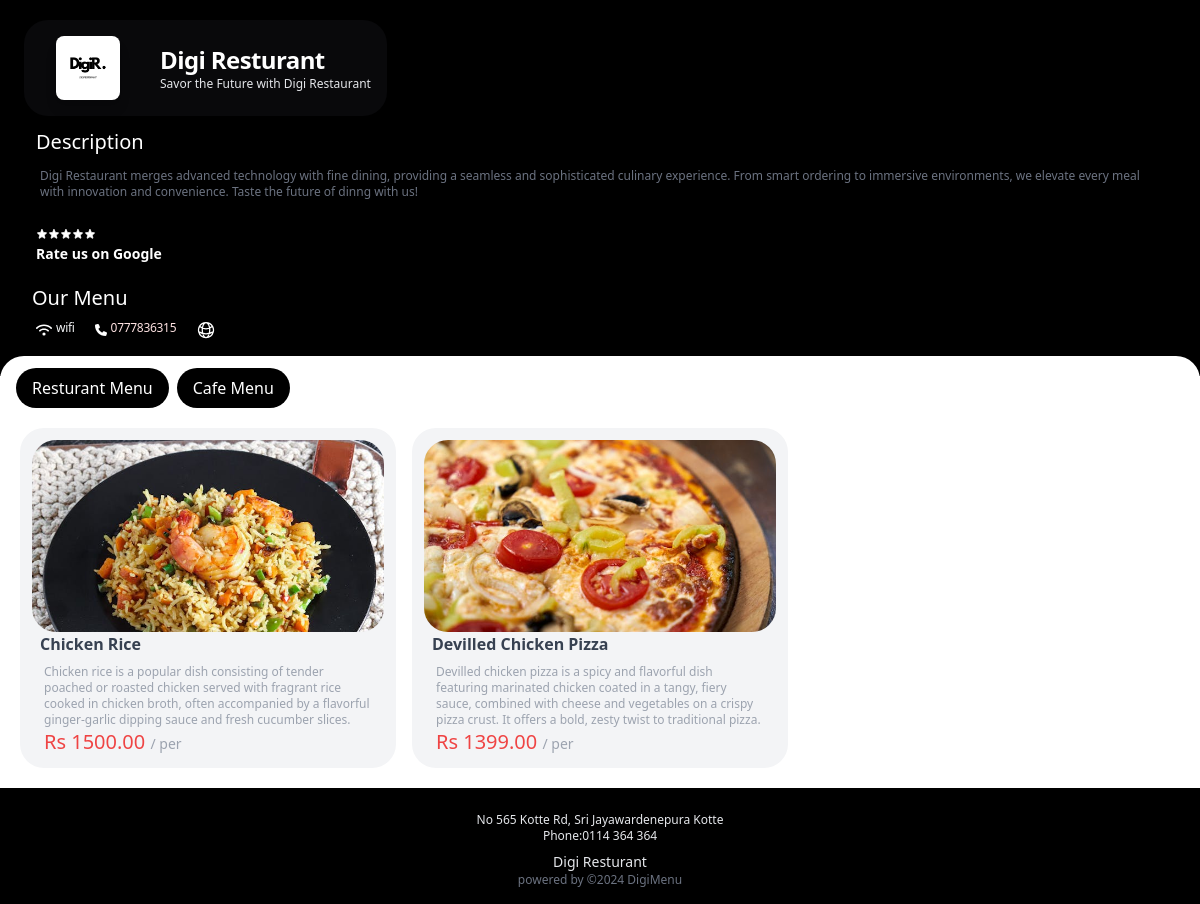
The page /app/1/2/ on the database as committed earlier.
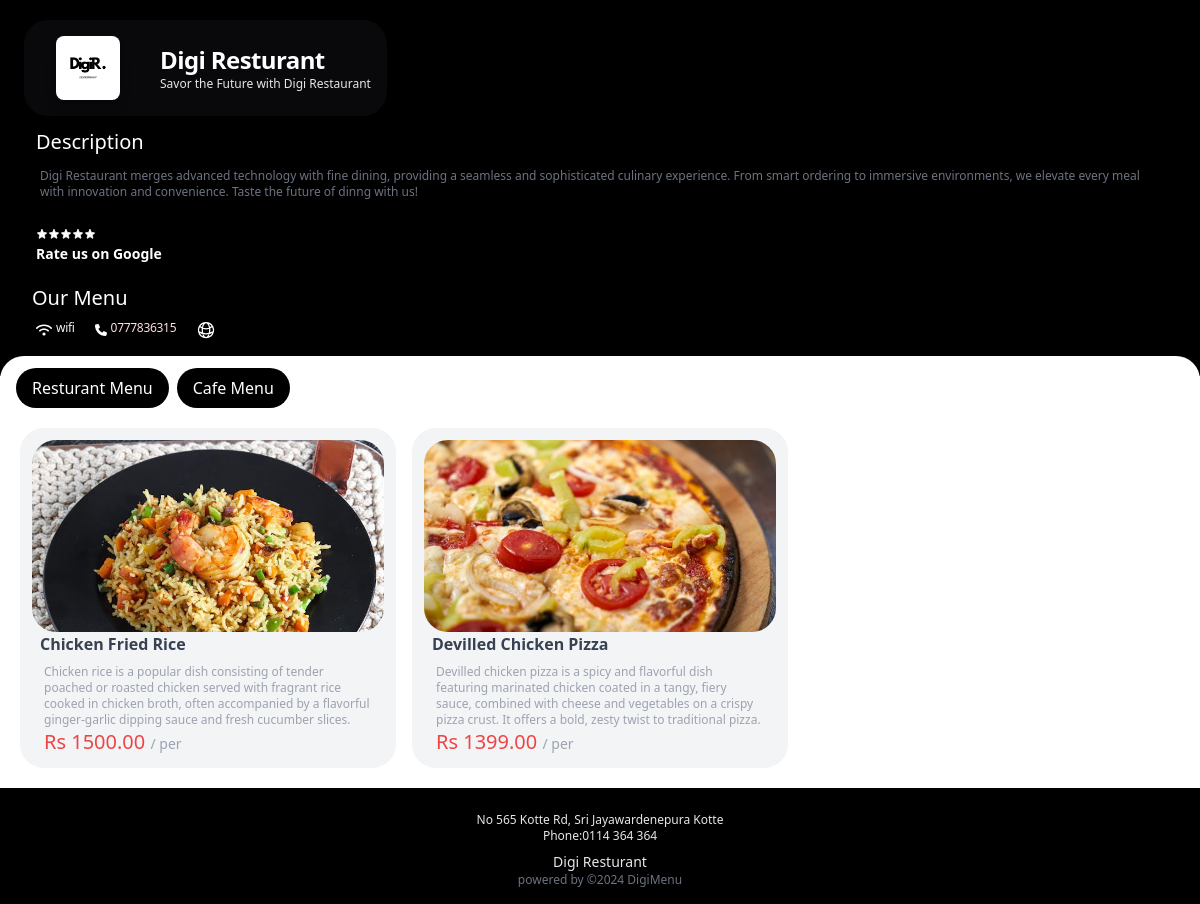
The same page on the database as committed later.
### main/models.py (models this page shows)
class Product(models.Model):
	name = models.CharField(max_length=100)
	price = models.DecimalField(default=0, decimal_places=2, max_digits=6)
	menu = models.ForeignKey(Menu, on_delete=models.CASCADE, default=1)
	description = models.CharField(max_length=250, default='0', blank=True, null=True)
	image = models.ImageField(upload_to='uploads/product/',blank=True, null=True )
	is_sale = models.BooleanField(default=False)
	sale_price = models.DecimalField(default=0, decimal_places=2, max_digits=6)
	def __str__(self):
		return f"{self.name} {self.menu}"

### main/views.py (the view)
# urls.py: path('<int:resturant_id>/<int:menu_id>/', views.menu, name='menu'),
def menu(request, resturant_id, menu_id):
    profile = get_object_or_404(Profile, id=resturant_id)
    current_menu = get_object_or_404(Menu, user=profile.user, id=menu_id)
    menus = Menu.objects.filter(user=profile.user)
    products = Product.objects.filter(menu=current_menu)
    context = {
        'products': products,
        'menus': menus,
        'resturant': profile,
        'menu_id':current_menu.id,
        'active_view': 'menu'
    }
    print(context)
    return render(request, 'menu.html',context )

### main/models.py (called while the page is built)
	def __str__(self):
		return self.user.username

	def __str__(self):
		profile = Profile.objects.get(user=self.user)  # Get the Profile associated with the User
		restaurant_name = profile.resturant_name.capitalize()  # Capitalize the restaurant name
		menu_name = self.name.capitalize()  # Capitalize the menu name
		return f"{menu_name}"

### main/templates/menu.html (shortened to what this page needs)
{% extends 'mainbase.html' %}
{% load static %}
{% block content %}
  <div class="rounded-3xl bg-white mt-3 flex flex-col justify-center w-full " style="margin-top: -20px;">
    <div class="mt-3">
      <div class="flex justify-start mx-3 ">
        {% for menu in menus %}
        <a href="{% url 'menu' resturant_name=resturant.resturant_name menu_name=menu.name %}" class="text-white px-4 py-2 mx-1 rounded-3xl" style="background-color: #000000;">
            {{ menu.name }} Menu
        </a>
        {% endfor %}
      </div>
    </div>
    <div class=" justify-center m-3 ">
      <div >
        <ul  class="grid lg:grid-cols-3 md:grid-cols-2 sm:grid-cols-1">
          {% for product in products %}
          <li class="flex-col m-2 bg-gray-100 rounded-3xl p-3">
            <div class="h-24 w-120 h-48 flex-shrink-0 overflow-hidden ">
              <img src="{{product.image.url}}" alt="{{product.name}}" class="h-full w-full object-cover rounded-3xl object-center">
            </div>
            <h3 class="text-gray-700 font-bold px-2">
              {{product.name}}
            </h3>
            <p class="px-3 mt-2 text-xs text-gray-400">{{product.description}}</p>
            <div class="justify-between px-3">
                <div class="flex flex-col justify-between text-base font-medium text-gray-900">
                  <p class="text-red-500 text-xl">Rs {{product.price}} <span class="text-gray-400 text-sm">/ per {{product.unit}}</span></p>
                </div>
            </div>
          </li>
          {% endfor %}
        </ul>
      </div>
    </div>
  </div>
{% endblock %}

Rows that differ between the two databases and show on the page:
changed Product: name "Chicken Rice" → "Chicken Fried Rice"
